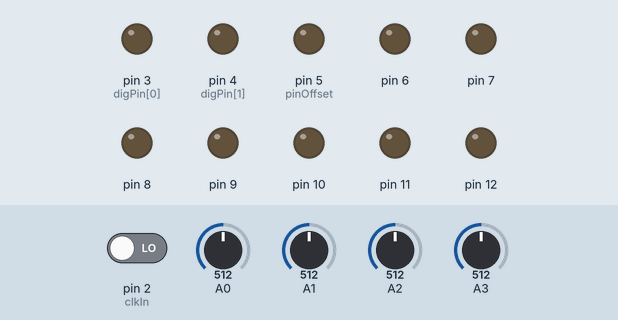
Simulated run of this sketch. Board: Arduino Nano, built with avr-gcc and run on an emulated ATmega328P. Parts: output pins drawn as LEDs (lit = HIGH). Dashed ring = blinking. The inputs (shaded band) are chosen by the test bench; at power-on: A3 = 512, A0 = 512, A1 = 512, pin 2 (clkIn) LOW, A2 = 512.

Above: at 1.2 s.
1.3 s: A3 set to 521
At 1.36 s:
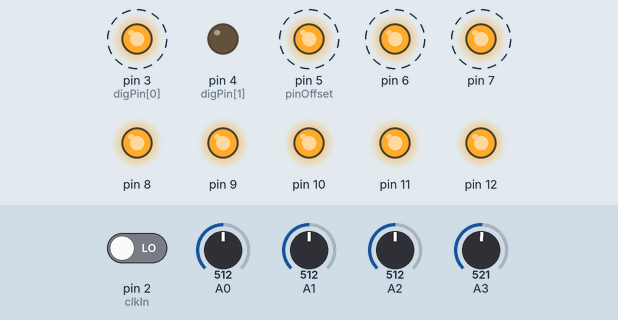
4.3 s: A0 set to 992
At 5.0 s:
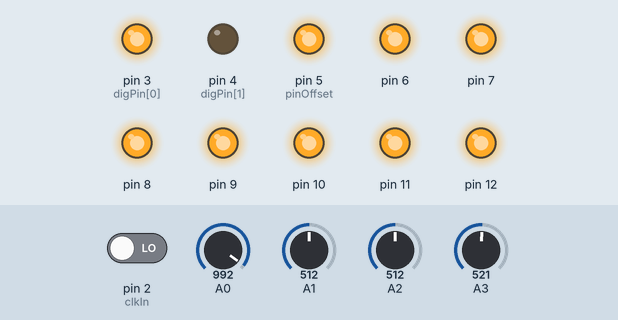
5.9 s: A1 set to 193
7.4 s: A1 set to 179
At 8.1 s:
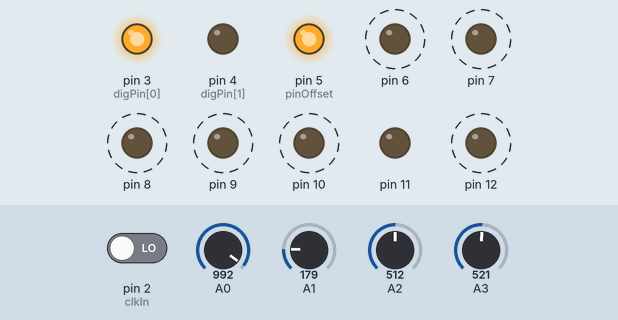
10.4 s: A1 set to 306
At 10.53 s:
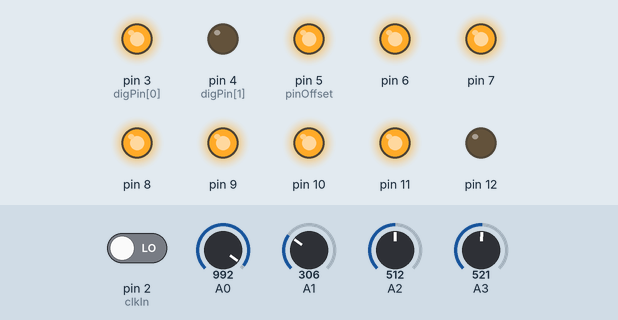
12.0 s: A1 set to 30
At 15.25 s:
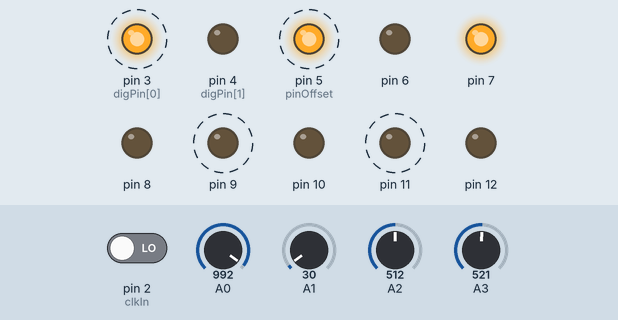
Timing chart, 0 to 24.8 s (numbered marks = the images above; inputs shaded):
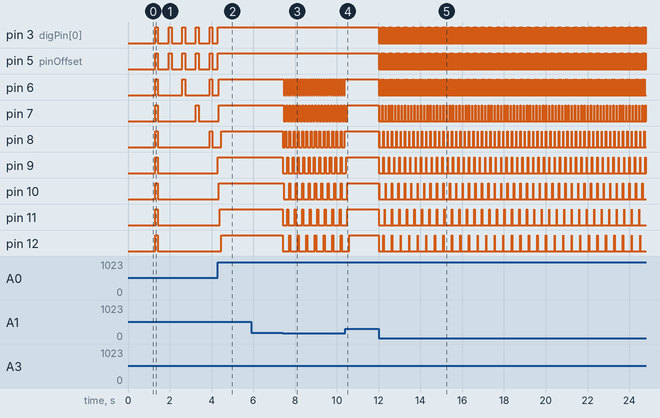

Measured:
- the behaviour switches between 512 and 513 on A3 (found by bisection; images 0 and 1)
- the behaviour switches between 180 and 179 on A1 (found by bisection; images 2 and 3)
- after the input at 1.3 s, pin 3 (digPin[0]), pin 5 (pinOffset): alternates HIGH for 0.13 s and LOW for 0.52 s, starting at once
- after the input at 4.3 s, pin 8, pin 12: LOW → HIGH after 0.15 s; pin 11: LOW → HIGH after 0.10 s instead of 1.6 s
- after the input at 5.9 s, every drawn part: stays the same
- after the input at 7.4 s, pin 6: alternates HIGH for 0.05 s and LOW for 0.05 s, starting after 0.07 s; pin 7: alternates HIGH for 0.05 s and LOW for 0.10 s, starting after 0.07 s
- after the input at 10.4 s, pin 6, pin 8: stops changing and stays HIGH; pin 7, pin 10, pin 11: goes on until 10.5 s, then stays HIGH; pin 9: goes on until 10.4 s, then stays HIGH; pin 12: goes on until 10.6 s, then stays HIGH
- after the input at 12.0 s, pin 3 (digPin[0]), pin 5 (pinOffset): alternates HIGH for 0.01 s and LOW for 0.04 s, starting at once

The sketch:

OX04_8WayDivider_fixed.ino
```cpp
// (licence header left out)
const unsigned int COUNT_WRAP = 840;  // lcm of 1..8

const int clockMap[8] = {1, 2, 3, 4, 5, 6, 7, 8};
unsigned int stepCount = 0;          // steps since the last reset

//  constants related to the Arduino Nano pin use
const int clkIn = 2;           // the digital (clock) input
const int digPin[2] = {3, 4};  // the digital output pins
const int pinOffset = 5;       // the first DAC pin (from 5-12)

//  variables for interrupt handling of the clock input
volatile int clkState = LOW;
int clockTick[2] = {1, 1};

//  variables used to control the current DIO output states
int digState[2] = {LOW, LOW};  // start with both set low
unsigned long prevMilli[2] = {0, 0};     // the last time of a loop

int currTick = 0; // ticks for the output expander
unsigned long currMilli = 0;
int currState = 0;

// variables for timing loop
unsigned long prevTiming = 0;    // the last time of a timed loop
int interval = 10;               // the last interval value
int doStep = 0;                  // do we perform a step move?

int onoffState = 0;              // the on/off state (from analog 3)
int oldState = 0;                // the old on/off state

int trigTime = 25;               // triggers are variable.

//  ==================== start of setup() ======================

void setup() {
  Serial.begin(9600);

  // set up the digital (clock) input
  pinMode(clkIn, INPUT);

  // set up the digital outputs
  for (int i=0; i<2; i++) {
    pinMode(digPin[i], OUTPUT);
    digitalWrite(digPin[i], LOW);
  }

  // set up the 8-bit DAC output pins
  for (int i=0; i<8; i++) {
    pinMode(pinOffset+i, OUTPUT);
    digitalWrite(pinOffset+i, LOW);
  }

  attachInterrupt(0, isr, RISING);
}

//  ==================== start of loop() =======================
void loop()
{
  int i;
  unsigned long thisMillis = millis();

  doStep = 0;

  // service a clock trigger
  if (clkState == HIGH) {
     clkState = LOW;
     if (interval >= 1270) {
       doStep = 1;
     }
  }

  // check for a timer hit
  if ((interval < 1270) && ((thisMillis - prevTiming) > interval)) {
    prevTiming = thisMillis;
    doStep = 1;
  }

  // if we are off, don't do anything
  if (!onoffState) {
    doStep = 0;
  }

  // do our Step function
  if (doStep) {
    // fire off the step blinker
    digState[0] = HIGH;
    prevMilli[0] = thisMillis;
    digitalWrite(digPin[0], HIGH);

    // output i fires on every clockMap[i]-th step: /1, /2 ... /8
    for (i=0; i<8; i++) {
      if ((stepCount % clockMap[i]) == 0) {
        digitalWrite(pinOffset + i, HIGH);
      }
    }
    stepCount++;
    if (stepCount >= COUNT_WRAP) {
      stepCount = 0;
    }
  }

  // do a state change
  if (oldState != onoffState) {
    oldState = onoffState;

    if (onoffState == 1) {
      digitalWrite(digPin[1], HIGH);
      delay(5);
      digitalWrite(digPin[1], LOW);
    }
  }

  // deal with trigger turnoff
  if ((digState[0] == HIGH) && ((thisMillis - prevMilli[0]) > trigTime)) {
    digState[0] = LOW;
    digitalWrite(digPin[0], LOW);

    for (i=0; i<8; i++) {
      digitalWrite(pinOffset + i, 0);
    }
  }

  // get the current user settings
  interval = (((1023 - analogRead(0)) >> 4) * 20) + 30;
  trigTime = (analogRead(1) >> 2) + 5;

  onoffState = analogRead(3) > 512;
  if (onoffState != oldState) {
    prevTiming = 0;
    stepCount = 0;   // starting or stopping lines the dividers up again
  }

  // reset: A2 high holds every divider at the start
  if (analogRead(2) > 512) {
    stepCount = 0;
  }
}

//  =================== convenience routines ===================

//  isr() - quickly handle interrupts from the clock input
//  ------------------------------------------------------
void isr()
{
  // Note: you don't want to spend a lot of time here, because
  // it interrupts the activity of the rest of your program.
  // In most cases, you just want to set a variable and get
  // out.
  clkState = HIGH;
}

//  ===================== end of program =======================
```
